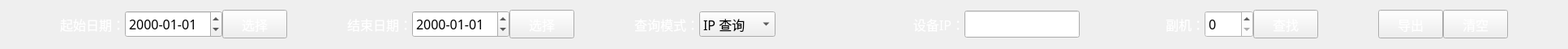
<?xml version="1.0" encoding="UTF-8"?>
<ui version="4.0">
 <class>Log_ExportBarWid</class>
 <widget class="QWidget" name="Log_ExportBarWid">
  <property name="geometry">
   <rect>
    <x>0</x>
    <y>0</y>
    <width>1933</width>
    <height>60</height>
   </rect>
  </property>
  <property name="minimumSize">
   <size>
    <width>60</width>
    <height>0</height>
   </size>
  </property>
  <property name="maximumSize">
   <size>
    <width>16777215</width>
    <height>65</height>
   </size>
  </property>
  <property name="font">
   <font>
    <family>微软雅黑</family>
    <pointsize>12</pointsize>
   </font>
  </property>
  <property name="windowTitle">
   <string>Form</string>
  </property>
  <property name="styleSheet">
   <string notr="true">color: rgb(255, 255, 255);</string>
  </property>
  <layout class="QHBoxLayout" name="horizontalLayout_2">
   <property name="spacing">
    <number>0</number>
   </property>
   <property name="leftMargin">
    <number>0</number>
   </property>
   <property name="topMargin">
    <number>0</number>
   </property>
   <property name="rightMargin">
    <number>0</number>
   </property>
   <property name="bottomMargin">
    <number>0</number>
   </property>
   <item>
    <layout class="QHBoxLayout" name="horizontalLayout">
     <property name="spacing">
      <number>0</number>
     </property>
     <item>
      <spacer name="horizontalSpacer">
       <property name="orientation">
        <enum>Qt::Horizontal</enum>
       </property>
       <property name="sizeHint" stdset="0">
        <size>
         <width>40</width>
         <height>20</height>
        </size>
       </property>
      </spacer>
     </item>
     <item>
      <widget class="QLabel" name="label_1">
       <property name="minimumSize">
        <size>
         <width>0</width>
         <height>32</height>
        </size>
       </property>
       <property name="maximumSize">
        <size>
         <width>80</width>
         <height>16777215</height>
        </size>
       </property>
       <property name="font">
        <font>
         <family>微软雅黑</family>
         <pointsize>12</pointsize>
        </font>
       </property>
       <property name="styleSheet">
        <string notr="true">font: 12pt &quot;微软雅黑&quot;;</string>
       </property>
       <property name="text">
        <string>起始日期：</string>
       </property>
      </widget>
     </item>
     <item>
      <widget class="QDateEdit" name="startDateEdit">
       <property name="minimumSize">
        <size>
         <width>120</width>
         <height>30</height>
        </size>
       </property>
       <property name="maximumSize">
        <size>
         <width>150</width>
         <height>33</height>
        </size>
       </property>
       <property name="font">
        <font>
         <family>微软雅黑</family>
         <pointsize>12</pointsize>
        </font>
       </property>
       <property name="styleSheet">
        <string notr="true">color: rgb(0, 0, 0);</string>
       </property>
       <property name="displayFormat">
        <string>yyyy-MM-dd</string>
       </property>
      </widget>
     </item>
     <item>
      <widget class="QPushButton" name="startDateBtn">
       <property name="minimumSize">
        <size>
         <width>60</width>
         <height>35</height>
        </size>
       </property>
       <property name="maximumSize">
        <size>
         <width>80</width>
         <height>16777215</height>
        </size>
       </property>
       <property name="font">
        <font>
         <family>微软雅黑</family>
         <pointsize>12</pointsize>
        </font>
       </property>
       <property name="styleSheet">
        <string notr="true"/>
       </property>
       <property name="text">
        <string>选择</string>
       </property>
      </widget>
     </item>
     <item>
      <spacer name="horizontalSpacer_2">
       <property name="orientation">
        <enum>Qt::Horizontal</enum>
       </property>
       <property name="sizeHint" stdset="0">
        <size>
         <width>40</width>
         <height>20</height>
        </size>
       </property>
      </spacer>
     </item>
     <item>
      <widget class="QLabel" name="label_2">
       <property name="minimumSize">
        <size>
         <width>0</width>
         <height>32</height>
        </size>
       </property>
       <property name="maximumSize">
        <size>
         <width>80</width>
         <height>16777215</height>
        </size>
       </property>
       <property name="font">
        <font>
         <family>微软雅黑</family>
         <pointsize>12</pointsize>
        </font>
       </property>
       <property name="styleSheet">
        <string notr="true">font: 12pt &quot;微软雅黑&quot;;</string>
       </property>
       <property name="text">
        <string>结束日期：</string>
       </property>
      </widget>
     </item>
     <item>
      <widget class="QDateEdit" name="endDateEdit">
       <property name="minimumSize">
        <size>
         <width>120</width>
         <height>30</height>
        </size>
       </property>
       <property name="maximumSize">
        <size>
         <width>150</width>
         <height>33</height>
        </size>
       </property>
       <property name="font">
        <font>
         <family>微软雅黑</family>
         <pointsize>12</pointsize>
        </font>
       </property>
       <property name="styleSheet">
        <string notr="true">color: rgb(0, 0, 0);</string>
       </property>
       <property name="displayFormat">
        <string>yyyy-MM-dd</string>
       </property>
      </widget>
     </item>
     <item>
      <widget class="QPushButton" name="endDateBtn">
       <property name="minimumSize">
        <size>
         <width>60</width>
         <height>35</height>
        </size>
       </property>
       <property name="maximumSize">
        <size>
         <width>80</width>
         <height>16777215</height>
        </size>
       </property>
       <property name="font">
        <font>
         <family>微软雅黑</family>
         <pointsize>12</pointsize>
        </font>
       </property>
       <property name="styleSheet">
        <string notr="true"/>
       </property>
       <property name="text">
        <string>选择</string>
       </property>
      </widget>
     </item>
     <item>
      <spacer name="horizontalSpacer_3">
       <property name="orientation">
        <enum>Qt::Horizontal</enum>
       </property>
       <property name="sizeHint" stdset="0">
        <size>
         <width>40</width>
         <height>20</height>
        </size>
       </property>
      </spacer>
     </item>
     <item>
      <widget class="QLabel" name="label_3">
       <property name="font">
        <font>
         <family>微软雅黑</family>
         <pointsize>12</pointsize>
        </font>
       </property>
       <property name="text">
        <string>查询模式：</string>
       </property>
      </widget>
     </item>
     <item>
      <widget class="QComboBox" name="modeBox">
       <property name="font">
        <font>
         <family>微软雅黑</family>
         <pointsize>12</pointsize>
         <weight>50</weight>
         <bold>false</bold>
        </font>
       </property>
       <property name="styleSheet">
        <string notr="true">color: rgb(0, 0, 0);</string>
       </property>
       <item>
        <property name="text">
         <string>IP 查询</string>
        </property>
       </item>
       <item>
        <property name="text">
         <string>机房查询</string>
        </property>
       </item>
      </widget>
     </item>
     <item>
      <spacer name="horizontalSpacer_4">
       <property name="orientation">
        <enum>Qt::Horizontal</enum>
       </property>
       <property name="sizeHint" stdset="0">
        <size>
         <width>40</width>
         <height>20</height>
        </size>
       </property>
      </spacer>
     </item>
     <item>
      <widget class="QLabel" name="label">
       <property name="minimumSize">
        <size>
         <width>160</width>
         <height>32</height>
        </size>
       </property>
       <property name="maximumSize">
        <size>
         <width>160</width>
         <height>16777215</height>
        </size>
       </property>
       <property name="font">
        <font>
         <family>微软雅黑</family>
         <pointsize>12</pointsize>
        </font>
       </property>
       <property name="styleSheet">
        <string notr="true">font: 12pt &quot;微软雅黑&quot;;</string>
       </property>
       <property name="text">
        <string>设备IP：</string>
       </property>
       <property name="alignment">
        <set>Qt::AlignRight|Qt::AlignTrailing|Qt::AlignVCenter</set>
       </property>
      </widget>
     </item>
     <item>
      <widget class="QLineEdit" name="edit">
       <property name="minimumSize">
        <size>
         <width>120</width>
         <height>30</height>
        </size>
       </property>
       <property name="maximumSize">
        <size>
         <width>160</width>
         <height>33</height>
        </size>
       </property>
       <property name="font">
        <font>
         <family>微软雅黑</family>
         <pointsize>12</pointsize>
        </font>
       </property>
       <property name="styleSheet">
        <string notr="true">color: rgb(0, 0, 0);</string>
       </property>
       <property name="text">
        <string/>
       </property>
      </widget>
     </item>
     <item>
      <spacer name="horizontalSpacer_5">
       <property name="orientation">
        <enum>Qt::Horizontal</enum>
       </property>
       <property name="sizeHint" stdset="0">
        <size>
         <width>40</width>
         <height>20</height>
        </size>
       </property>
      </spacer>
     </item>
     <item>
      <widget class="QLabel" name="saveLabel">
       <property name="minimumSize">
        <size>
         <width>80</width>
         <height>32</height>
        </size>
       </property>
       <property name="maximumSize">
        <size>
         <width>50</width>
         <height>16777215</height>
        </size>
       </property>
       <property name="font">
        <font>
         <family>微软雅黑</family>
         <pointsize>12</pointsize>
        </font>
       </property>
       <property name="styleSheet">
        <string notr="true">font: 12pt &quot;微软雅黑&quot;;</string>
       </property>
       <property name="text">
        <string>副机：</string>
       </property>
       <property name="alignment">
        <set>Qt::AlignRight|Qt::AlignTrailing|Qt::AlignVCenter</set>
       </property>
      </widget>
     </item>
     <item>
      <widget class="QSpinBox" name="spinBox">
       <property name="minimumSize">
        <size>
         <width>60</width>
         <height>30</height>
        </size>
       </property>
       <property name="maximumSize">
        <size>
         <width>75</width>
         <height>33</height>
        </size>
       </property>
       <property name="font">
        <font>
         <family>微软雅黑</family>
         <pointsize>12</pointsize>
        </font>
       </property>
       <property name="styleSheet">
        <string notr="true">background-color: rgb(255, 255, 255);
color: rgb(0, 0, 0);</string>
       </property>
       <property name="maximum">
        <number>10</number>
       </property>
      </widget>
     </item>
     <item>
      <widget class="QPushButton" name="findBtn">
       <property name="minimumSize">
        <size>
         <width>80</width>
         <height>35</height>
        </size>
       </property>
       <property name="maximumSize">
        <size>
         <width>85</width>
         <height>16777215</height>
        </size>
       </property>
       <property name="font">
        <font>
         <family>微软雅黑</family>
         <pointsize>12</pointsize>
        </font>
       </property>
       <property name="styleSheet">
        <string notr="true"/>
       </property>
       <property name="text">
        <string>查找</string>
       </property>
      </widget>
     </item>
     <item>
      <spacer name="horizontalSpacer_6">
       <property name="orientation">
        <enum>Qt::Horizontal</enum>
       </property>
       <property name="sizeHint" stdset="0">
        <size>
         <width>40</width>
         <height>20</height>
        </size>
       </property>
      </spacer>
     </item>
     <item>
      <widget class="QPushButton" name="exportBtn">
       <property name="minimumSize">
        <size>
         <width>80</width>
         <height>35</height>
        </size>
       </property>
       <property name="maximumSize">
        <size>
         <width>85</width>
         <height>16777215</height>
        </size>
       </property>
       <property name="font">
        <font>
         <family>微软雅黑</family>
         <pointsize>12</pointsize>
        </font>
       </property>
       <property name="styleSheet">
        <string notr="true"/>
       </property>
       <property name="text">
        <string>导出</string>
       </property>
      </widget>
     </item>
     <item>
      <widget class="QPushButton" name="cleverBtn">
       <property name="minimumSize">
        <size>
         <width>80</width>
         <height>35</height>
        </size>
       </property>
       <property name="maximumSize">
        <size>
         <width>85</width>
         <height>16777215</height>
        </size>
       </property>
       <property name="font">
        <font>
         <family>微软雅黑</family>
         <pointsize>12</pointsize>
        </font>
       </property>
       <property name="styleSheet">
        <string notr="true"/>
       </property>
       <property name="text">
        <string>清空</string>
       </property>
      </widget>
     </item>
     <item>
      <spacer name="horizontalSpacer_7">
       <property name="orientation">
        <enum>Qt::Horizontal</enum>
       </property>
       <property name="sizeHint" stdset="0">
        <size>
         <width>40</width>
         <height>20</height>
        </size>
       </property>
      </spacer>
     </item>
    </layout>
   </item>
  </layout>
 </widget>
 <resources/>
 <connections/>
</ui>
